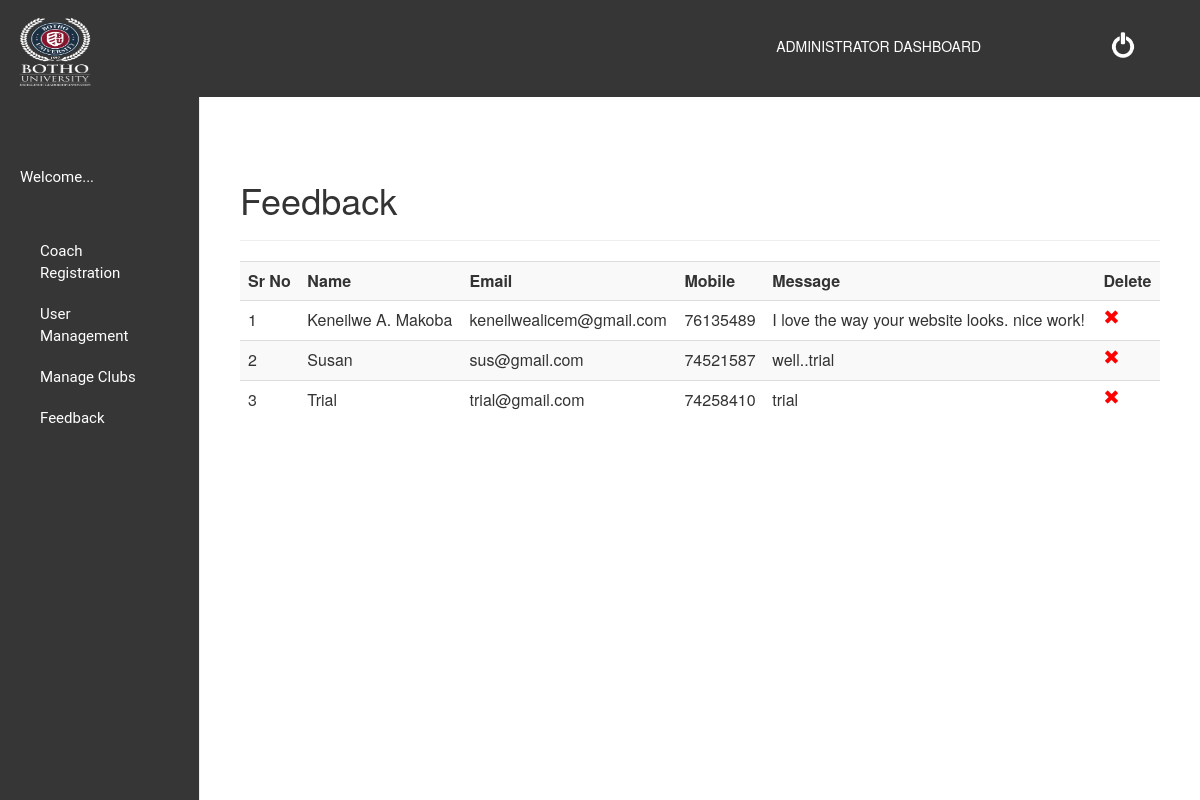
Page /admin/dashboard.php?option=feedback on the committed database.
### tables this page shows
CREATE TABLE `feedback` (
  `FId` int(12) NOT NULL,
  `Name` varchar(50) NOT NULL,
  `Email` varchar(50) NOT NULL,
  `Phone` int(15) NOT NULL,
  `Message` varchar(255) NOT NULL
);

### admin/feedback.php (the view, shortened to what this page needs)
<?php
include('connection.php');
?>
<table class="table table-striped table-hover">
	<h1>Feedback</h1><hr>
	<tr>
		<th>Sr No</th>
		<th>Name</th>
		<th>Email</th>
		<th>Mobile</th>
		<th>Message</th>
		<th>Delete</th>
	</tr>
<?php
$i=1;
$sql=mysqli_query($conn,"select * from Feedback");
while($res = mysqli_fetch_assoc($sql))
{
$id=$res['FId'];
?>
<tr>
		<td><?php echo $i;$i++; ?></td>
		<td><?php echo $res['Name']; ?></td>
		<td><?php echo $res['Email']; ?></td>
		<td><?php echo $res['Phone']; ?></td>
		<td><?php echo $res['Message']; ?></td>
		<td><a href="#"onclick="delFeedback('<?php echo $id; ?>')"><span class="glyphicon glyphicon-remove"style='color:red'></span></a></td>
	</tr>
<?php
}
?>
</table>

### admin/dashboard.css (style rules this page uses)
body { padding-top: 100px; }

### rows in the picture
feedback: Name "Keneilwe A. Makoba", Email "keneilwealicem@gmail.com", Phone "76135489", Message "I love the way your website looks. nice work!"
feedback: Name "Susan", Email "sus@gmail.com", Phone "74521587", Message "well..trial"
feedback: Name "Trial", Email "trial@gmail.com", Phone "74258410", Message "trial"
